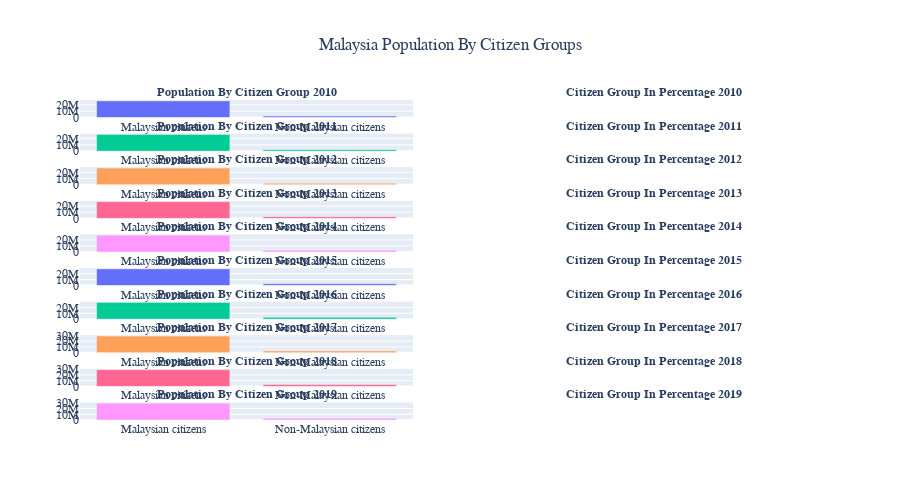

Here is the notebook cell this chart was saved with:
### Code cell
fig = make_subplots(
    rows=10, cols=2,
    specs=[[{"type": "xy"},{"type": "domain"}],
           [{"type": "xy"},{"type": "domain"}],
           [{"type": "xy"},{"type": "domain"}],
           [{"type": "xy"},{"type": "domain"}],
           [{"type": "xy"},{"type": "domain"}],
           [{"type": "xy"},{"type": "domain"}],
           [{"type": "xy"},{"type": "domain"}],
           [{"type": "xy"},{"type": "domain"}],
           [{"type": "xy"},{"type": "domain"}],
           [{"type": "xy"},{"type": "domain"}]],
    subplot_titles=('<b>Population By Citizen Group 2010</b>','<b>Citizen Group In Percentage 2010</b>',
                    '<b>Population By Citizen Group 2011</b>','<b>Citizen Group In Percentage 2011</b>',
                    '<b>Population By Citizen Group 2012</b>','<b>Citizen Group In Percentage 2012</b>',
                    '<b>Population By Citizen Group 2013</b>','<b>Citizen Group In Percentage 2013</b>',
                    '<b>Population By Citizen Group 2014</b>','<b>Citizen Group In Percentage 2014</b>',
                    '<b>Population By Citizen Group 2015</b>','<b>Citizen Group In Percentage 2015</b>',
                    '<b>Population By Citizen Group 2016</b>','<b>Citizen Group In Percentage 2016</b>',
                    '<b>Population By Citizen Group 2017</b>','<b>Citizen Group In Percentage 2017</b>',
                    '<b>Population By Citizen Group 2018</b>','<b>Citizen Group In Percentage 2018</b>',
                    '<b>Population By Citizen Group 2019</b>','<b>Citizen Group In Percentage 2019</b>')
)
#Graph 2010
fig.add_trace(go.Bar(x = df_citizen_population['Citizen category'], y = df_citizen_population['2010'],name='2010'),row=1, col=1)
fig.add_trace(go.Pie(values=df_citizen_population['Citizen category'],labels=df_citizen_population['2010'],
                     textinfo='label+percent'),row=1, col=2)
#Graph 2011
fig.add_trace(go.Bar(x = df_citizen_population['Citizen category'], y = df_citizen_population['2011'],name='2011'),row=2, col=1)
fig.add_trace(go.Pie(values=df_citizen_population['Citizen category'],labels=df_citizen_population['2011'],
                     textinfo='label+percent'),row=2, col=2)
#Graph 2012
fig.add_trace(go.Bar(x = df_citizen_population['Citizen category'], y = df_citizen_population['2012'],name='2012'),row=3, col=1)
fig.add_trace(go.Pie(values=df_citizen_population['Citizen category'],labels=df_citizen_population['2012'],
                     textinfo='label+percent'),row=3, col=2)
#Graph 2013
fig.add_trace(go.Bar(x = df_citizen_population['Citizen category'], y = df_citizen_population['2013'],name='2013'),row=4, col=1)
fig.add_trace(go.Pie(values=df_citizen_population['Citizen category'],labels=df_citizen_population['2013'],
                     textinfo='label+percent'),row=4, col=2)
#Graph 2014
fig.add_trace(go.Bar(x = df_citizen_population['Citizen category'], y = df_citizen_population['2014'],name='2014'),row=5, col=1)
fig.add_trace(go.Pie(values=df_citizen_population['Citizen category'],labels=df_citizen_population['2014'],
                     textinfo='label+percent'),row=5, col=2)
#Graph 2015
fig.add_trace(go.Bar(x = df_citizen_population['Citizen category'], y = df_citizen_population['2015'],name='2015'),row=6, col=1)
fig.add_trace(go.Pie(values=df_citizen_population['Citizen category'],labels=df_citizen_population['2015'],
                     textinfo='label+percent'),row=6, col=2)
#Graph 2016
fig.add_trace(go.Bar(x = df_citizen_population['Citizen category'], y = df_citizen_population['2016'],name='2016'),row=7, col=1)
fig.add_trace(go.Pie(values=df_citizen_population['Citizen category'],labels=df_citizen_population['2016'],
                     textinfo='label+percent'),row=7, col=2)
#Graph 2017
fig.add_trace(go.Bar(x = df_citizen_population['Citizen category'], y = df_citizen_population['2017'],name='2017'),row=8, col=1)
fig.add_trace(go.Pie(values=df_citizen_population['Citizen category'],labels=df_citizen_population['2017'],
                     textinfo='label+percent'),row=8, col=2)
#Graph 2018
fig.add_trace(go.Bar(x = df_citizen_population['Citizen category'], y = df_citizen_population['2018'],name='2018'),row=9, col=1)
fig.add_trace(go.Pie(values=df_citizen_population['Citizen category'],labels=df_citizen_population['2018'],
                     textinfo='label+percent'),row=9, col=2)
#Graph 2019
fig.add_trace(go.Bar(x = df_citizen_population['Citizen category'], y = df_citizen_population['2019'],name='2019'),row=10, col=1)
fig.add_trace(go.Pie(values=df_citizen_population['Citizen category'],labels=df_citizen_population['2019'],
                     textinfo='label+percent'),row=10, col=2)

fig.update_layout(height=500, showlegend=False,
                 title_text='Malaysia Population By Citizen Groups', title_x=0.5)
fig.update_annotations(font=dict(family="Helvetica", size=12))
fig.update_layout(font=dict(family="Helvetica", size=12))
#fig.show()

### Figure 1 — Plotly figure (JSON) as saved in the notebook; plotly's stock layout.template omitted (floating-point values rounded to 4 significant figures)
{"data": [{"name": "2010", "type": "bar", "x": ["Malaysian citizens", "Non-Malaysian citizens"], "xaxis": "x", "y": [26264097, 2324540], "yaxis": "y"}, {"domain": {"x": [0.55, 1], "y": [0.945, 1]}, "labels": [26264097, 2324540], "textinfo": "label+percent", "type": "pie", "values": ["Malaysian citizens", "Non-Malaysian citizens"]}, {"name": "2011", "type": "bar", "x": ["Malaysian citizens", "Non-Malaysian citizens"], "xaxis": "x2", "y": [26616700, 2445200], "yaxis": "y2"}, {"domain": {"x": [0.55, 1], "y": [0.84, 0.895]}, "labels": [26616700, 2445200], "textinfo": "label+percent", "type": "pie", "values": ["Malaysian citizens", "Non-Malaysian citizens"]}, {"name": "2012", "type": "bar", "x": ["Malaysian citizens", "Non-Malaysian citizens"], "xaxis": "x3", "y": [26961200, 2548100], "yaxis": "y3"}, {"domain": {"x": [0.55, 1], "y": [0.735, 0.79]}, "labels": [26961200, 2548100], "textinfo": "label+percent", "type": "pie", "values": ["Malaysian citizens", "Non-Malaysian citizens"]}, {"name": "2013", "type": "bar", "x": ["Malaysian citizens", "Non-Malaysian citizens"], "xaxis": "x4", "y": [27325700, 2888300], "yaxis": "y4"}, {"domain": {"x": [0.55, 1], "y": [0.63, 0.685]}, "labels": [27325700, 2888300], "textinfo": "label+percent", "type": "pie", "values": ["Malaysian citizens", "Non-Malaysian citizens"]}, {"name": "2014", "type": "bar", "x": ["Malaysian citizens", "Non-Malaysian citizens"], "xaxis": "x5", "y": [27696000, 3012400], "yaxis": "y5"}, {"domain": {"x": [0.55, 1], "y": [0.525, 0.58]}, "labels": [27696000, 3012400], "textinfo": "label+percent", "type": "pie", "values": ["Malaysian citizens", "Non-Malaysian citizens"]}, {"name": "2015", "type": "bar", "x": ["Malaysian citizens", "Non-Malaysian citizens"], "xaxis": "x6", "y": [28060500, 3125900], "yaxis": "y6"}, {"domain": {"x": [0.55, 1], "y": [0.42, 0.475]}, "labels": [28060500, 3125900], "textinfo": "label+percent", "type": "pie", "values": ["Malaysian citizens", "Non-Malaysian citizens"]}, {"name": "2016", "type": "bar", "x": ["Malaysian citizens", "Non-Malaysian citizens"], "xaxis": "x7", "y": [28403500, 3229800], "yaxis": "y7"}, {"domain": {"x": [0.55, 1], "y": [0.315, 0.37]}, "labels": [28403500, 3229800], "textinfo": "label+percent", "type": "pie", "values": ["Malaysian citizens", "Non-Malaysian citizens"]}, {"name": "2017", "type": "bar", "x": ["Malaysian citizens", "Non-Malaysian citizens"], "xaxis": "x8", "y": [28735000, 3287400], "yaxis": "y8"}, {"domain": {"x": [0.55, 1], "y": [0.21, 0.265]}, "labels": [28735000, 3287400], "textinfo": "label+percent", "type": "pie", "values": ["Malaysian citizens", "Non-Malaysian citizens"]}, {"name": "2018", "type": "bar", "x": ["Malaysian citizens", "Non-Malaysian citizens"], "xaxis": "x9", "y": [29059500, 3322800], "yaxis": "y9"}, {"domain": {"x": [0.55, 1], "y": [0.105, 0.16]}, "labels": [29059500, 3322800], "textinfo": "label+percent", "type": "pie", "values": ["Malaysian citizens", "Non-Malaysian citizens"]}, {"name": "2019", "type": "bar", "x": ["Malaysian citizens", "Non-Malaysian citizens"], "xaxis": "x10", "y": [29377500, 3204500], "yaxis": "y10"}, {"domain": {"x": [0.55, 1], "y": [0, 0.055]}, "labels": [29377500, 3204500], "textinfo": "label+percent", "type": "pie", "values": ["Malaysian citizens", "Non-Malaysian citizens"]}], "layout": {"annotations": [{"font": {"family": "Helvetica", "size": 12}, "showarrow": false, "text": "<b>Population By Citizen Group 2010</b>", "x": 0.225, "xanchor": "center", "xref": "paper", "y": 1, "yanchor": "bottom", "yref": "paper"}, {"font": {"family": "Helvetica", "size": 12}, "showarrow": false, "text": "<b>Citizen Group In Percentage 2010</b>", "x": 0.775, "xanchor": "center", "xref": "paper", "y": 1, "yanchor": "bottom", "yref": "paper"}, {"font": {"family": "Helvetica", "size": 12}, "showarrow": false, "text": "<b>Population By Citizen Group 2011</b>", "x": 0.225, "xanchor": "center", "xref": "paper", "y": 0.895, "yanchor": "bottom", "yref": "paper"}, {"font": {"family": "Helvetica", "size": 12}, "showarrow": false, "text": "<b>Citizen Group In Percentage 2011</b>", "x": 0.775, "xanchor": "center", "xref": "paper", "y": 0.895, "yanchor": "bottom", "yref": "paper"}, {"font": {"family": "Helvetica", "size": 12}, "showarrow": false, "text": "<b>Population By Citizen Group 2012</b>", "x": 0.225, "xanchor": "center", "xref": "paper", "y": 0.79, "yanchor": "bottom", "yref": "paper"}, {"font": {"family": "Helvetica", "size": 12}, "showarrow": false, "text": "<b>Citizen Group In Percentage 2012</b>", "x": 0.775, "xanchor": "center", "xref": "paper", "y": 0.79, "yanchor": "bottom", "yref": "paper"}, {"font": {"family": "Helvetica", "size": 12}, "showarrow": false, "text": "<b>Population By Citizen Group 2013</b>", "x": 0.225, "xanchor": "center", "xref": "paper", "y": 0.685, "yanchor": "bottom", "yref": "paper"}, {"font": {"family": "Helvetica", "size": 12}, "showarrow": false, "text": "<b>Citizen Group In Percentage 2013</b>", "x": 0.775, "xanchor": "center", "xref": "paper", "y": 0.685, "yanchor": "bottom", "yref": "paper"}, {"font": {"family": "Helvetica", "size": 12}, "showarrow": false, "text": "<b>Population By Citizen Group 2014</b>", "x": 0.225, "xanchor": "center", "xref": "paper", "y": 0.58, "yanchor": "bottom", "yref": "paper"}, {"font": {"family": "Helvetica", "size": 12}, "showarrow": false, "text": "<b>Citizen Group In Percentage 2014</b>", "x": 0.775, "xanchor": "center", "xref": "paper", "y": 0.58, "yanchor": "bottom", "yref": "paper"}, {"font": {"family": "Helvetica", "size": 12}, "showarrow": false, "text": "<b>Population By Citizen Group 2015</b>", "x": 0.225, "xanchor": "center", "xref": "paper", "y": 0.475, "yanchor": "bottom", "yref": "paper"}, {"font": {"family": "Helvetica", "size": 12}, "showarrow": false, "text": "<b>Citizen Group In Percentage 2015</b>", "x": 0.775, "xanchor": "center", "xref": "paper", "y": 0.475, "yanchor": "bottom", "yref": "paper"}, {"font": {"family": "Helvetica", "size": 12}, "showarrow": false, "text": "<b>Population By Citizen Group 2016</b>", "x": 0.225, "xanchor": "center", "xref": "paper", "y": 0.37, "yanchor": "bottom", "yref": "paper"}, {"font": {"family": "Helvetica", "size": 12}, "showarrow": false, "text": "<b>Citizen Group In Percentage 2016</b>", "x": 0.775, "xanchor": "center", "xref": "paper", "y": 0.37, "yanchor": "bottom", "yref": "paper"}, {"font": {"family": "Helvetica", "size": 12}, "showarrow": false, "text": "<b>Population By Citizen Group 2017</b>", "x": 0.225, "xanchor": "center", "xref": "paper", "y": 0.265, "yanchor": "bottom", "yref": "paper"}, {"font": {"family": "Helvetica", "size": 12}, "showarrow": false, "text": "<b>Citizen Group In Percentage 2017</b>", "x": 0.775, "xanchor": "center", "xref": "paper", "y": 0.265, "yanchor": "bottom", "yref": "paper"}, {"font": {"family": "Helvetica", "size": 12}, "showarrow": false, "text": "<b>Population By Citizen Group 2018</b>", "x": 0.225, "xanchor": "center", "xref": "paper", "y": 0.16, "yanchor": "bottom", "yref": "paper"}, {"font": {"family": "Helvetica", "size": 12}, "showarrow": false, "text": "<b>Citizen Group In Percentage 2018</b>", "x": 0.775, "xanchor": "center", "xref": "paper", "y": 0.16, "yanchor": "bottom", "yref": "paper"}, {"font": {"family": "Helvetica", "size": 12}, "showarrow": false, "text": "<b>Population By Citizen Group 2019</b>", "x": 0.225, "xanchor": "center", "xref": "paper", "y": 0.055, "yanchor": "bottom", "yref": "paper"}, {"font": {"family": "Helvetica", "size": 12}, "showarrow": false, "text": "<b>Citizen Group In Percentage 2019</b>", "x": 0.775, "xanchor": "center", "xref": "paper", "y": 0.055, "yanchor": "bottom", "yref": "paper"}], "font": {"family": "Helvetica", "size": 12}, "height": 500, "showlegend": false, "title": {"text": "Malaysia Population By Citizen Groups", "x": 0.5}, "xaxis": {"anchor": "y", "domain": [0, 0.45]}, "xaxis10": {"anchor": "y10", "domain": [0, 0.45]}, "xaxis2": {"anchor": "y2", "domain": [0, 0.45]}, "xaxis3": {"anchor": "y3", "domain": [0, 0.45]}, "xaxis4": {"anchor": "y4", "domain": [0, 0.45]}, "xaxis5": {"anchor": "y5", "domain": [0, 0.45]}, "xaxis6": {"anchor": "y6", "domain": [0, 0.45]}, "xaxis7": {"anchor": "y7", "domain": [0, 0.45]}, "xaxis8": {"anchor": "y8", "domain": [0, 0.45]}, "xaxis9": {"anchor": "y9", "domain": [0, 0.45]}, "yaxis": {"anchor": "x", "domain": [0.945, 1]}, "yaxis10": {"anchor": "x10", "domain": [0, 0.055]}, "yaxis2": {"anchor": "x2", "domain": [0.84, 0.895]}, "yaxis3": {"anchor": "x3", "domain": [0.735, 0.79]}, "yaxis4": {"anchor": "x4", "domain": [0.63, 0.685]}, "yaxis5": {"anchor": "x5", "domain": [0.525, 0.58]}, "yaxis6": {"anchor": "x6", "domain": [0.42, 0.475]}, "yaxis7": {"anchor": "x7", "domain": [0.315, 0.37]}, "yaxis8": {"anchor": "x8", "domain": [0.21, 0.265]}, "yaxis9": {"anchor": "x9", "domain": [0.105, 0.16]}}}
